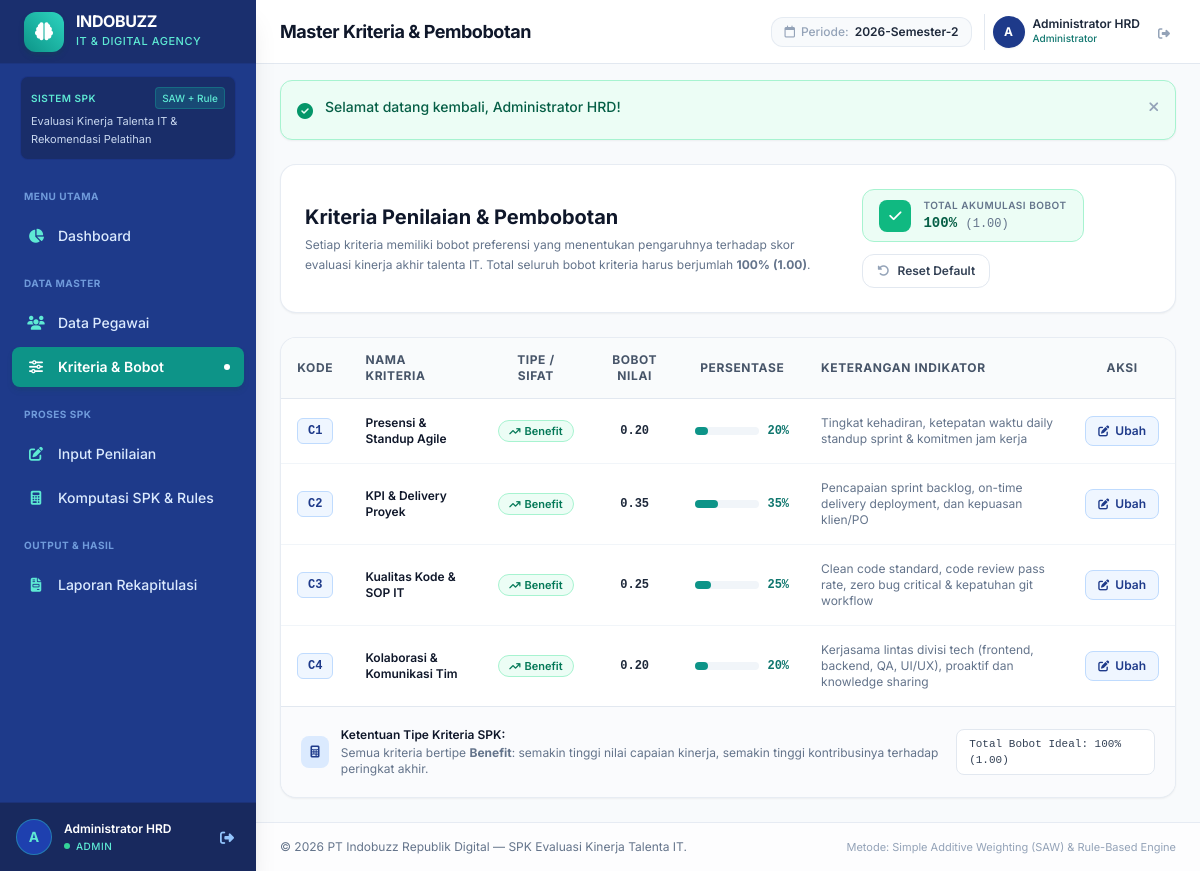
The page /kriteria.php (signed in) on the database its author committed.
### tables this page shows
CREATE TABLE `kriteria` (
  `id` int(11) NOT NULL AUTO_INCREMENT,
  `kode` varchar(10) NOT NULL,
  `nama_kriteria` varchar(100) NOT NULL,
  `bobot` decimal(5,2) NOT NULL,
  `jenis` enum('benefit','cost') NOT NULL DEFAULT 'benefit',
  `keterangan` varchar(255) DEFAULT NULL,
  PRIMARY KEY (`id`),
  UNIQUE KEY `kode` (`kode`)
);

### kriteria.php (the view, shortened to what this page needs)
<?php
require_once __DIR__ . '/config/database.php';
$kriteriaList = $pdo->query("SELECT * FROM kriteria ORDER BY kode ASC")->fetchAll();
$totalBobot = 0;
foreach ($kriteriaList as $k) {
    $totalBobot += (float)$k['bobot'];
}
$persenTotal = round($totalBobot * 100, 1);
$isBalanced = abs($totalBobot - 1.0) < 0.001;
require_once __DIR__ . '/includes/header.php';
?>
<?php require_once __DIR__ . '/includes/sidebar.php'; ?>
<div class="flex-1 flex flex-col min-w-0 overflow-y-auto">
    <?php require_once __DIR__ . '/includes/topbar.php'; ?>
    <main class="p-6 max-w-7xl w-full mx-auto space-y-6">
        <div class="bg-white rounded-2xl p-6 border border-slate-200/80 shadow-sm flex flex-col md:flex-row md:items-center justify-between gap-5">
            <div>
                <h1 class="text-xl font-bold text-slate-900">Kriteria Penilaian &amp; Pembobotan</h1>
                <p class="text-xs text-slate-500 mt-1 max-w-2xl leading-relaxed">
                    Setiap kriteria memiliki bobot preferensi yang menentukan pengaruhnya terhadap skor evaluasi kinerja akhir talenta IT.
                    Total seluruh bobot kriteria harus berjumlah <strong>100% (1.00)</strong>.
                </p>
            </div>
            <div class="flex flex-wrap items-center gap-3">
                <div class="px-4 py-2 rounded-xl border <?= $isBalanced ? 'bg-emerald-50 border-emerald-200 text-emerald-800' : 'bg-rose-50 border-rose-200 text-rose-800' ?> flex items-center gap-3">
                    <div class="w-8 h-8 rounded-lg <?= $isBalanced ? 'bg-emerald-500 text-white' : 'bg-rose-500 text-white' ?> flex items-center justify-center text-sm font-bold">
                        <i class="fa-solid <?= $isBalanced ? 'fa-check' : 'fa-triangle-exclamation' ?>"></i>
                    </div>
                    <div>
                        <div class="text-[10px] font-semibold uppercase tracking-wider text-slate-500">Total Akumulasi Bobot</div>
                        <div class="text-sm font-bold font-mono">
                            <?= $persenTotal ?>% <span class="text-xs font-normal text-slate-500">(<?= number_format($totalBobot, 2) ?>)</span>
                        </div>
                    </div>
                </div>
                <a href="actions/kriteria_action.php?action=reset_default"
                   onclick="return confirm('Kembalikan seluruh kriteria ke bobot standar spesifikasi (C1: 20%, C2: 35%, C3: 25%, C4: 20%)?');"
                   class="px-3.5 py-2 rounded-xl border border-slate-200 text-slate-700 hover:bg-slate-50 text-xs font-semibold flex items-center gap-2 transition-all">
                    <i class="fa-solid fa-rotate-left text-slate-400"></i>
                    <span>Reset Default</span>
                </a>
            </div>
        </div>
        <div class="bg-white rounded-2xl border border-slate-200/80 shadow-sm overflow-hidden">
            <div class="overflow-x-auto">
                <table class="w-full text-left text-xs">
                    <thead class="bg-slate-50/80 text-slate-600 font-semibold uppercase tracking-wider border-b border-slate-200">
                        <tr>
                            <th class="py-3.5 px-4 text-center w-16">Kode</th>
                            <th class="py-3.5 px-4">Nama Kriteria</th>
                            <th class="py-3.5 px-4 text-center">Tipe / Sifat</th>
                            <th class="py-3.5 px-4 text-center">Bobot Nilai</th>
                            <th class="py-3.5 px-4 text-center">Persentase</th>
                            <th class="py-3.5 px-4">Keterangan Indikator</th>
                            <th class="py-3.5 px-4 text-center w-24">Aksi</th>
                        </tr>
                    </thead>
                    <tbody class="divide-y divide-slate-100">
                        <?php foreach ($kriteriaList as $k): ?>
                            <tr class="hover:bg-slate-50/80 transition-colors">
                                <td class="py-4 px-4 text-center">
                                    <span class="inline-flex items-center justify-center px-2.5 py-1 rounded-md text-xs font-bold font-mono bg-blue-50 text-[#1E3A8A] border border-blue-200">
                                        <?= htmlspecialchars($k['kode']) ?>
                                    </span>
                                </td>
                                <td class="py-4 px-4 font-semibold text-slate-900">
                                    <?= htmlspecialchars($k['nama_kriteria']) ?>
                                </td>
                                <td class="py-4 px-4 text-center">
                                    <?php if (strtolower($k['jenis']) === 'benefit'): ?>
                                        <span class="inline-flex items-center gap-1 px-2.5 py-0.5 rounded-full text-[11px] font-semibold bg-emerald-50 text-emerald-700 border border-emerald-200">
                                            <i class="fa-solid fa-arrow-trend-up text-[10px]"></i> Benefit
                                        </span>
                                    <?php else: ?>
                                        <span class="inline-flex items-center gap-1 px-2.5 py-0.5 rounded-full text-[11px] font-semibold bg-rose-50 text-rose-700 border border-rose-200">
                                            <i class="fa-solid fa-arrow-trend-down text-[10px]"></i> Cost
                                        </span>
                                    <?php endif; ?>
                                </td>
                                <td class="py-4 px-4 text-center font-mono font-bold text-slate-800">
                                    <?= number_format((float)$k['bobot'], 2) ?>
                                </td>
                                <td class="py-4 px-4 text-center">
                                    <div class="inline-flex items-center gap-2">
                                        <div class="w-16 bg-slate-100 rounded-full h-2">
                                            <div class="bg-[#0D9488] h-2 rounded-full" style="width: <?= round($k['bobot'] * 100) ?>%"></div>
                                        </div>
                                        <span class="font-bold font-mono text-teal-700"><?= round($k['bobot'] * 100) ?>%</span>
                                    </div>
                                </td>
                                <td class="py-4 px-4 text-slate-500">
                                    <?= htmlspecialchars($k['keterangan'] ?? '-') ?>
                                </td>
                                <td class="py-4 px-4 text-center">
                                    <button type="button"
                                            onclick="editKriteria(<?= htmlspecialchars(json_encode($k)) ?>)"
                                            class="inline-flex items-center gap-1.5 px-3 py-1.5 rounded-lg text-xs font-semibold text-[#1E3A8A] bg-blue-50 hover:bg-blue-100 border border-blue-200 transition-colors">
                                        <i class="fa-solid fa-pen-to-square text-[11px]"></i>
                                        <span>Ubah</span>
                                    </button>
                                </td>
                            </tr>
                        <?php endforeach; ?>
                    </tbody>
                </table>
            </div>
            <div class="p-5 bg-slate-50/70 border-t border-slate-200 flex flex-col md:flex-row items-start md:items-center justify-between gap-4 text-xs text-slate-600">
                <div class="flex items-center gap-3">
                    <div class="w-8 h-8 rounded-lg bg-blue-100 text-[#1E3A8A] flex items-center justify-center font-bold">
                        <i class="fa-solid fa-calculator"></i>
                    </div>
                    <div>
                        <span class="font-semibold text-slate-900">Ketentuan Tipe Kriteria SPK:</span>
                        <p class="text-slate-500 mt-0.5">
                            Semua kriteria bertipe <strong>Benefit</strong>: semakin tinggi nilai capaian kinerja, semakin tinggi kontribusinya terhadap peringkat akhir.
                        </p>
                    </div>
                </div>
                <div class="text-[11px] font-mono text-slate-700 bg-white px-3 py-1.5 rounded-lg border border-slate-200">
                    Total Bobot Ideal: 100% (1.00)
                </div>
            </div>
        </div>
    </main>
    <?php require_once __DIR__ . '/includes/footer.php'; ?>

### includes/header.php (style rules this page uses)
body { font-family: 'Inter', 'Segoe UI', sans-serif; color: #0F172A; background-color: #F8FAFC; }

### rows shown on the page
kriteria: kode "C1", nama_kriteria "Presensi & Standup Agile", jenis "benefit" (drawn), bobot "0.20", $k['bobot']*100 "20", keterangan "Tingkat kehadiran, ketepatan waktu daily standup sprint & komitmen jam kerja"
kriteria: kode "C2", nama_kriteria "KPI & Delivery Proyek", jenis "benefit" (drawn), bobot "0.35", $k['bobot']*100 "35", keterangan "Pencapaian sprint backlog, on-time delivery deployment, dan kepuasan klien/PO"
kriteria: kode "C3", nama_kriteria "Kualitas Kode & SOP IT", jenis "benefit" (drawn), bobot "0.25", $k['bobot']*100 "25", keterangan "Clean code standard, code review pass rate, zero bug critical & kepatuhan git workflow"
kriteria: kode "C4", nama_kriteria "Kolaborasi & Komunikasi Tim", jenis "benefit" (drawn), bobot "0.20", $k['bobot']*100 "20", keterangan "Kerjasama lintas divisi tech (frontend, backend, QA, UI/UX), proaktif dan knowledge sharing"

### other values the page prints
substr($user['nama_lengkap'] ?? 'A', 0, 1) "A"
$user['nama_lengkap'] "Administrator HRD"
$user['role'] "ADMIN"
$pageTitle "Master Kriteria & Pembobotan"
$activePeriod "2026-Semester-2"
$user['role'] === 'admin' ? 'Administrator' : 'HR Specialist' "Administrator"
$flash['message'] "Selamat datang kembali, Administrator HRD!"
$persenTotal "100"
$totalBobot "1.00"
